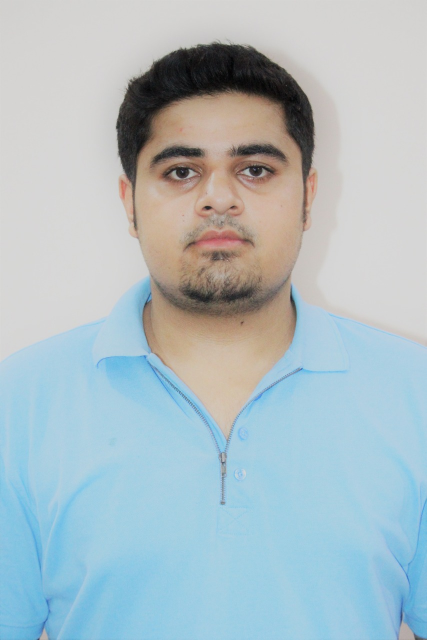
%> input picture 23-07-20/html/Q01_1.jpeg, 853 x 1280 px (shown at 1/2 size)
$ octave Q01_1.m   (GNU Octave 9; MATLAB toolbox functions it lacks are replaced by stand-ins)
%> lines starting %> are read from the running program, lines starting %| are printed output that depends on the picture
clc
clear
% read image
i=imread('Q01_1.jpeg');
%> i is the input picture: size 1280x853x3 uint8; mean R, G, B 173.2, 189.7, 196.1
imshow(i)
title('Image')
% conver into gray scale
ig=rgb2gray(i);
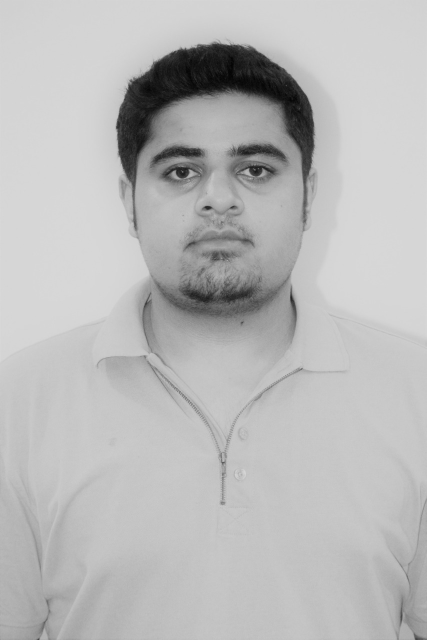
%> ig: size 1280x853 uint8 (shown at 1/2 size); min 2, max 216, mean 185.5
figure
imshow(ig)
title('gray image')
% row and column
[row,col]=size(ig);
%> row = 1280; col = 853
% resize image i
I=imresize(ig,256/min(row,col));
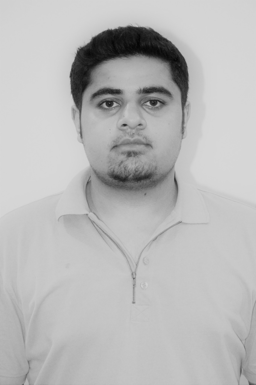
%> I: size 385x256 uint8; min 5, max 215, mean 185.5
I=I(1:256,1:256);
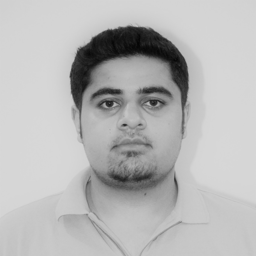
%> I: size 256x256 uint8; min 5, max 215, mean 183.3
% extract first and second row from  gray scale image
ii=1;
for j=1:256;
    firs(ii,j)=I(ii,j);
    seco(ii,j)=I(ii+1,j);
end
%> after the loop, firs = 256 values, max 213 at index 80, min 208 at index 1, mean 211.2; seco = 256 values, max 212 at index 71, min 208 at index 1, mean 210.8
% Z Transform of first row
%> (the run ends here)

$ run again, with 23-07-20/html/Q01_2.jpeg copied over 23-07-20/html/Q01_1.jpeg
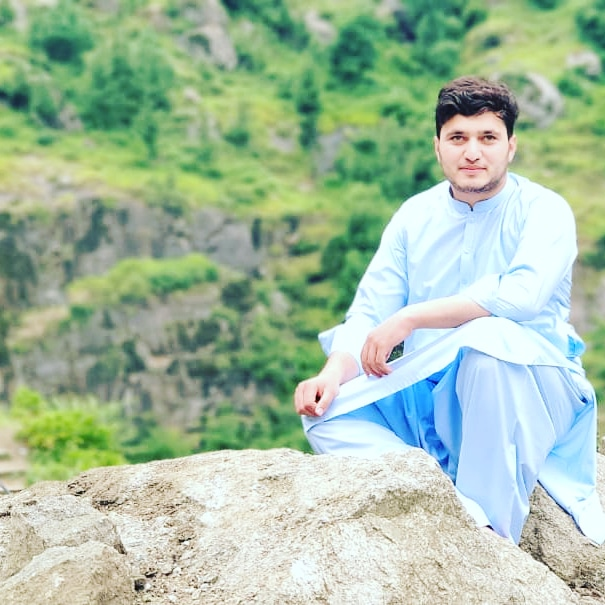
%> input picture 23-07-20/html/Q01_2.jpeg, 605 x 605 px
%> i is the input picture: size 605x605x3 uint8; mean R, G, B 164.2, 188.3, 163.2
%> `ig=rgb2gray(i);`:
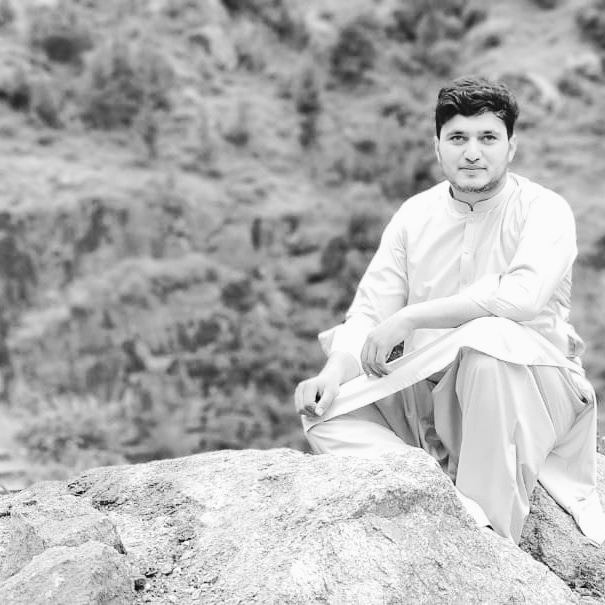
%> ig: size 605x605 uint8; min 2, max 255, mean 178.2
%> after the loop `for j=1:256;`: firs = 256 values, max 221 at index 19, min 43 at index 97, mean 156.4; seco = 256 values, max 210 at index 7, min 45 at index 97, mean 155.2

$ run again, with 23-07-20/html/Q01_3.jpeg copied over 23-07-20/html/Q01_1.jpeg
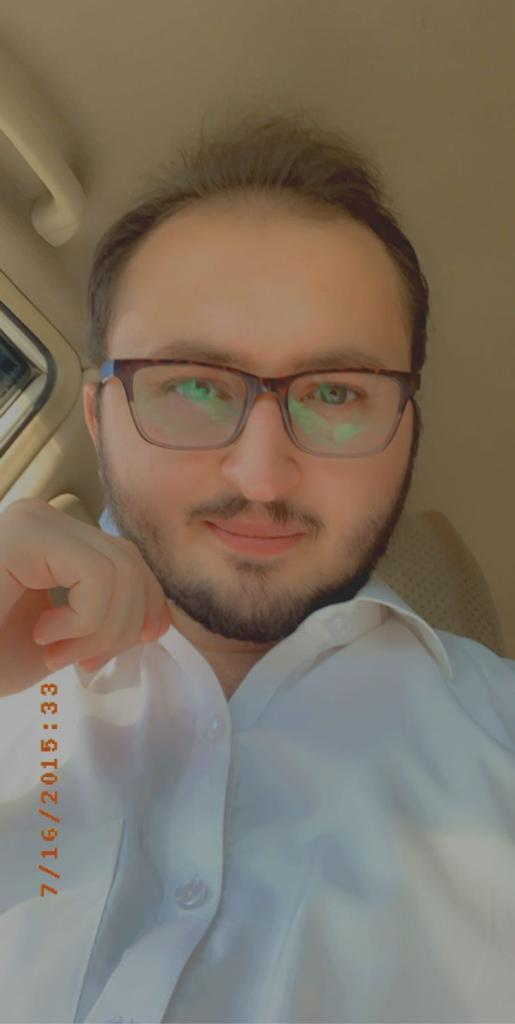
%> input picture 23-07-20/html/Q01_3.jpeg, 515 x 1024 px
%> i is the input picture: size 1024x515x3 uint8; mean R, G, B 126.4, 114.6, 99.5
%> `ig=rgb2gray(i);`:
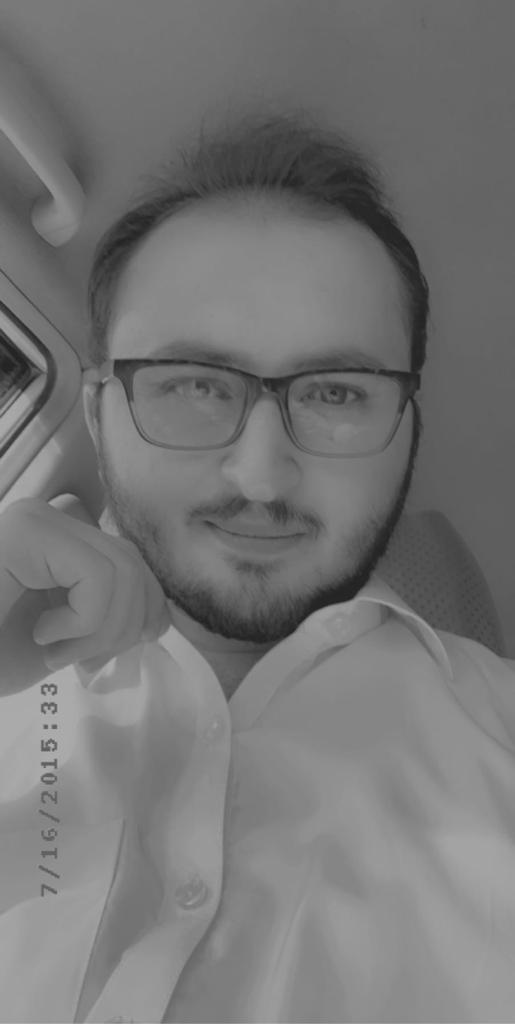
%> ig: size 1024x515 uint8; min 31, max 182, mean 116.4
%> `I=I(1:256,1:256);`:
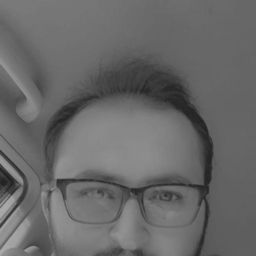
%> I: size 256x256 uint8; min 33, max 170, mean 104.2
%> after the loop `for j=1:256;`: firs = 256 values, max 121 at index 1, min 103 at index 238, mean 112.8; seco has the same summary as firs

$ run again, with 23-07-20/html/Q01_4.jpeg copied over 23-07-20/html/Q01_1.jpeg
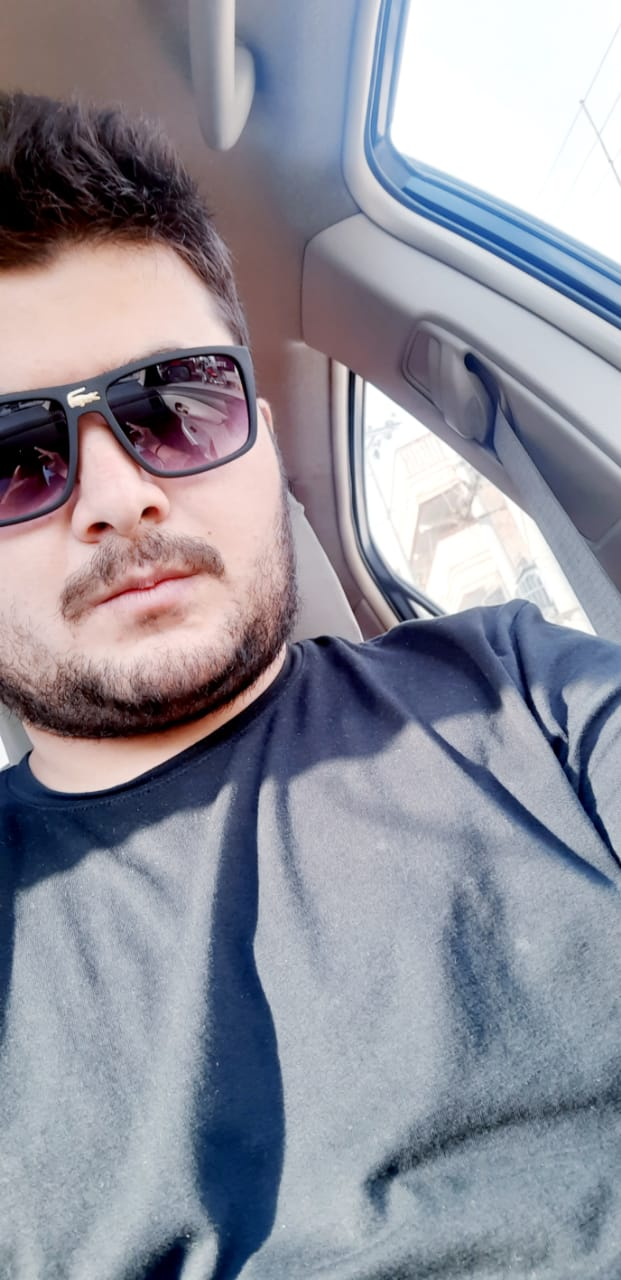
%> input picture 23-07-20/html/Q01_4.jpeg, 621 x 1280 px
%> i is the input picture: size 1280x621x3 uint8; mean R, G, B 144.9, 144.7, 155.9
%> `ig=rgb2gray(i);`:
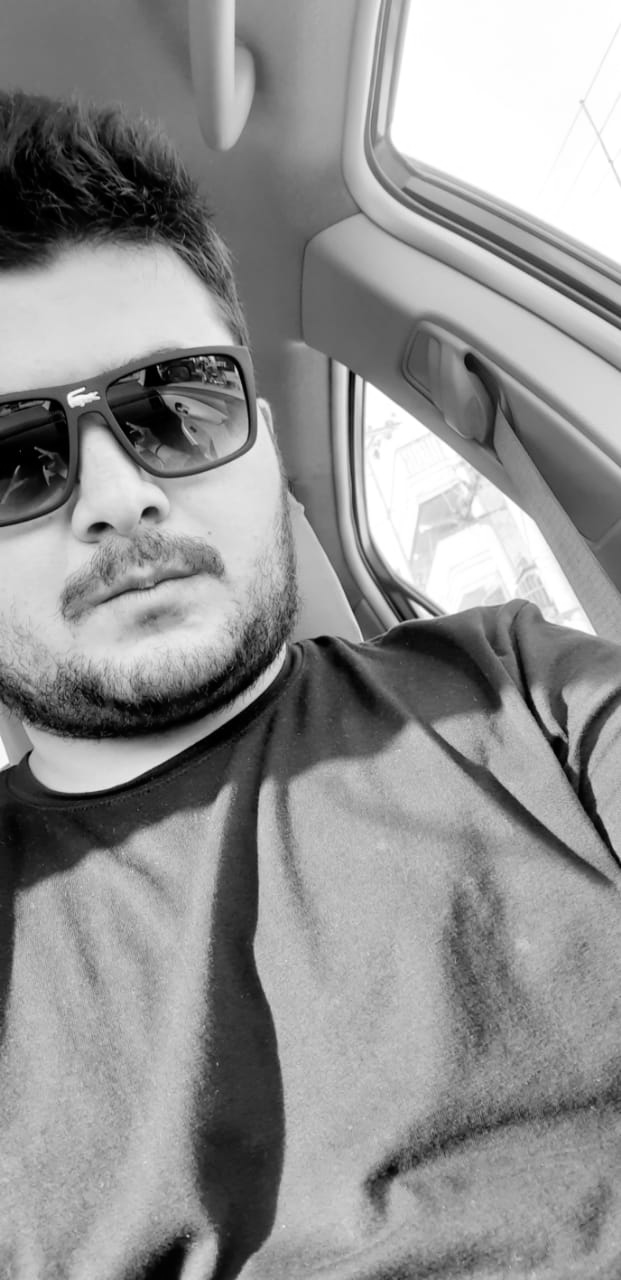
%> ig: size 1280x621 uint8; min 0, max 255, mean 146
%> `I=I(1:256,1:256);`:
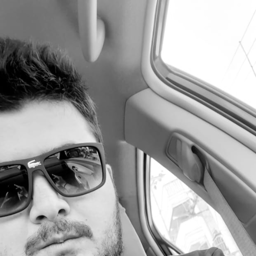
%> I: size 256x256 uint8; min 0, max 255, mean 156.6
%> after the loop `for j=1:256;`: firs = 256 values, max 255 at index 171, min 96 at index 63, mean 178.4; seco = 256 values, max 255 at index 171, min 97 at index 63, mean 178.3
